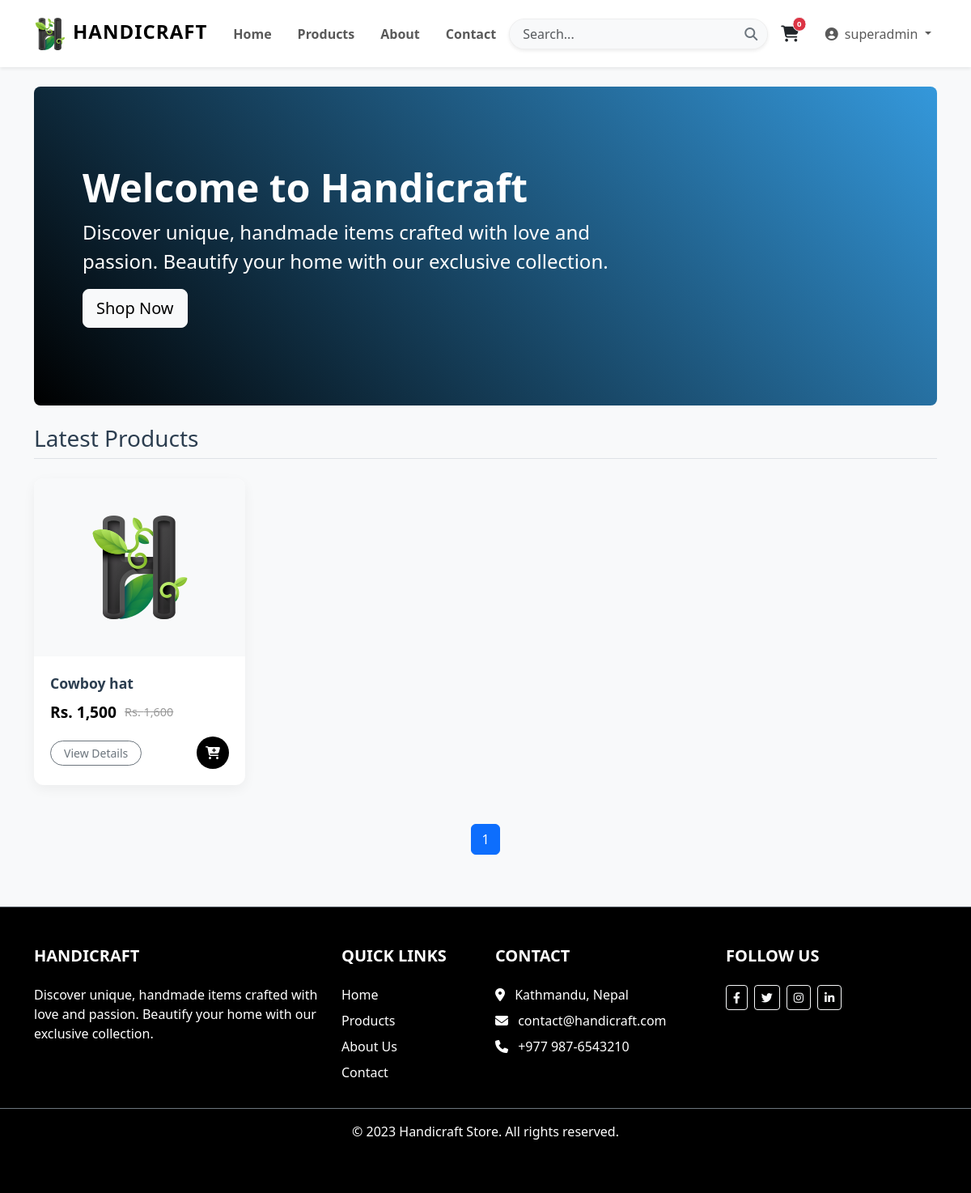
The app's page / (signed in) with its own data.
### ecomapp/models.py (models this page shows, shortened)
class Product(models.Model):
    title = models.CharField(max_length=200)
    slug = models.SlugField(unique=True)
    category = models.ForeignKey(Category, on_delete=models.CASCADE)
    image = models.ImageField(upload_to="products")
    marked_price = models.PositiveIntegerField()
    selling_price = models.PositiveIntegerField()
    description = models.TextField()
    warranty = models.CharField(max_length=300, null=True, blank=True)
    return_policy = models.CharField(max_length=300, null=True, blank=True)
    view_count = models.PositiveIntegerField(default=0)
    stock_quantity = models.PositiveIntegerField(default=0)
    created_at = models.DateTimeField(auto_now_add=True)
    updated_at = models.DateTimeField(auto_now=True)

### ecomapp/views.py (the view)
# urls.py: path("", HomeView.as_view(), name="home"),
class HomeView(EcomMixin, TemplateView):
    template_name = "home.html"
    def get_context_data(self, **kwargs):
        context = super().get_context_data(**kwargs)
        context["myname"] = "Handicraft"
        all_products = Product.objects.all().order_by("-id")
        paginator = Paginator(all_products, 8)
        page_number = self.request.GET.get("page")
        print(page_number)
        product_list = paginator.get_page(page_number)
        context["product_list"] = product_list
        return context

### ecomapp/views.py (called while the page is built, shortened)
    def dispatch(self, request, *args, **kwargs):
        cart_id = request.session.get("cart_id")
        return super().dispatch(request, *args, **kwargs)

### templates/home.html (shortened to what this page needs)
{% extends 'base.html' %}
{% load humanize %}
{% block content %}
<div class="p-5 mb-4 rounded-3 mt-4" style="background: var(--gradient-primary); color: var(--white);">
    <div class="container-fluid py-5">
        <h1 class="display-5 fw-bold">Welcome to {{ myname }}</h1>
        <p class="col-md-8 fs-4">Discover unique, handmade items crafted with love and passion. Beautify your home with our exclusive collection.</p>
        <a href="{% url 'ecomapp:allproducts' %}" class="btn btn-light btn-lg" type="button">Shop Now</a>
    </div>
</div>
{% if product_list %}
<h3 class="mb-4 border-bottom pb-2">Latest Products</h3>
<div class="row row-cols-1 row-cols-sm-2 row-cols-md-3 row-cols-lg-4 g-4">
    {% for product in product_list %}
    <div class="col">
        <div class="product-card">
            <div class="product-img-wrapper">
                <a href="{% url 'ecomapp:productdetail' product.slug %}">
                    {% if product.image %}
                    <img src="{{product.image.url}}" alt="{{product.title}}">
                    {% else %}
                    <img src="https://via.placeholder.com/200" alt="No Image">
                    {% endif %}
                </a>
            </div>
            <div class="card-body">
                <a href="{% url 'ecomapp:productdetail' product.slug %}" class="product-title text-truncate" title="{{product.title}}">
                    {{product.title}}
                </a>
                <div class="price-container">
                    <span class="current-price">Rs. {{product.selling_price|intcomma}}</span>
                    {% if product.marked_price > product.selling_price %}
                    <span class="original-price">Rs. {{product.marked_price|intcomma}}</span>
                    {% endif %}
                </div>
                <div class="d-flex justify-content-between align-items-center">
                    <a href="{% url 'ecomapp:productdetail' product.slug %}" class="btn btn-outline-secondary btn-sm rounded-pill px-3">View Details</a>
                    {% if product.stock_quantity > 0 %}
                    <button onclick="addToCart('{% url 'ecomapp:addtocart' product.id %}')" class="btn-cart-icon" title="Add to Cart">
                        <i class="fas fa-cart-plus"></i>
                    </button>
                    {% else %}
                    <button class="btn btn-secondary btn-sm rounded-circle" style="width: 40px; height: 40px;" disabled>
                        <i class="fas fa-ban"></i>
                    </button>
                    {% endif %}
                </div>
            </div>
        </div>
    </div>
    {% endfor %}
</div>
<div class="mt-5 d-flex justify-content-center">
    <nav aria-label="Page navigation">
        <ul class="pagination">
            {% for i in product_list.paginator.page_range %}
            {% if product_list.number == i %}
            <li class="page-item active"><span class="page-link">{{ i }}</span></li>
            {% else %}
            <li class="page-item"><a class="page-link" href="?page={{ i }}">{{ i }}</a></li>
            {% endif %}
            {% endfor %}
        </ul>
    </nav>
</div>
{% else %}
<p style="font-size: large;font-weight: 800;text-align: center; margin: auto ;">No Product Available</p>
{% endif %}
{% endblock %}

### templates/base.html (shortened to what this page needs)
{% load static %}
<!DOCTYPE html>
<html lang="en">
    <head>
        <link href="https://cdn.jsdelivr.net/npm/bootstrap@5.3.0/dist/css/bootstrap.min.css" rel="stylesheet">
        <link rel="stylesheet" href="https://cdnjs.cloudflare.com/ajax/libs/font-awesome/6.4.0/css/all.min.css">
    </head>
    <body>
        <nav class="navbar navbar-expand-lg navbar-light bg-white sticky-top shadow-sm py-3">
            <div class="container">
                <a class="navbar-brand fw-bold text-uppercase" href="{% url 'ecomapp:home' %}" style="letter-spacing: 1px;">
                    <img src="{% static 'icon.png' %}" alt="icon" width="40" height="40" class="d-inline-block align-text-top me-2">Handicraft
                </a>
                <div class="collapse navbar-collapse" id="navbarNav">
                    <ul class="navbar-nav me-auto mb-2 mb-lg-0 fw-semibold">
                        <li class="nav-item"><a class="nav-link px-3" href="{% url 'ecomapp:home' %}">Home</a></li>
                        <li class="nav-item"><a class="nav-link px-3" href="{% url 'ecomapp:allproducts' %}">Products</a></li>
                        <li class="nav-item"><a class="nav-link px-3" href="{% url 'ecomapp:about' %}">About</a></li>
                        <li class="nav-item"><a class="nav-link px-3" href="{% url 'ecomapp:contact' %}">Contact</a></li>
                    </ul>
                    <form class="d-none d-lg-flex me-3" action="{% url 'ecomapp:search' %}" method="GET">
                        <div class="input-group shadow-sm rounded-pill overflow-hidden bg-light" style="border: 1px solid #eee; width: 20em;">
                            <input class="form-control border-0 bg-light ps-3" type="search" name="keyword" placeholder="Search..." aria-label="Search" style="box-shadow: none;">
                            <button class="btn btn-link text-secondary border-0 bg-light" type="submit">
                                <i class="fas fa-search"></i>
                            </button>
                        </div>
                    </form>
                    <a class="nav-link position-relative me-4 text-dark d-none d-lg-block" href="{% url 'ecomapp:mycart' %}">
                        <i class="fas fa-shopping-cart fa-lg"></i>
                        <span class="badge rounded-pill bg-danger position-absolute top-0 start-100 translate-middle border border-light rounded-circle cart-cnt" style="font-size: 0.6rem; padding: 0.35em 0.5em;">
                            {% if request.cart %}
                            {{ request.cart.cartproduct_set.count }}
                            {% else %}
                            0
                            {% endif %}
                        </span>
                    </a>
                    <ul class="navbar-nav border-lg-0 mt-2 mt-lg-0 pt-2 pt-lg-0 gap-2">
                        {% if request.user.is_authenticated %}
                        <li class="nav-item dropdown">
                            <a class="nav-link dropdown-toggle" href="#" id="navbarDropdown" role="button" data-bs-toggle="dropdown">
                                <i class="fas fa-user-circle me-1"></i> {{ request.user.username }}
                            </a>
                        </li>
                        {% endif %}
                    </ul>
                </div>
            </div>
        </nav>
        <div class="container" style="min-height: 60vh;">
            {% block content %}{% endblock %}
        </div>
        <footer class="footer mt-5 py-5 border-top border-secondary ">
            <div class="container">
                <div class="row ">
                    <div class="col-lg-4 col-md-6 mb-4 mb-md-0">
                        <h5 class="text-uppercase mb-4 fw-bold">Handicraft</h5>
                        <p>
                            Discover unique, handmade items crafted with love and passion.
                            Beautify your home with our exclusive collection.
                        </p>
                    </div>
                    <div class="col-lg-2 col-md-6 mb-4 mb-md-0">
                        <h5 class="text-uppercase mb-4 fw-bold">Quick Links</h5>
                        <ul class="list-unstyled mb-0">
                            <li class="mb-2"><a href="{% url 'ecomapp:home' %}" class="text-white text-decoration-none">Home</a></li>
                            <li class="mb-2"><a href="{% url 'ecomapp:allproducts' %}" class="text-white text-decoration-none">Products</a></li>
                            <li class="mb-2"><a href="{% url 'ecomapp:about' %}" class="text-white text-decoration-none">About Us</a></li>
                            <li class="mb-2"><a href="{% url 'ecomapp:contact' %}" class="text-white text-decoration-none">Contact</a></li>
                        </ul>
                    </div>
                    <div class="col-lg-3 col-md-6 mb-4 mb-md-0">
                        <h5 class="text-uppercase mb-4 fw-bold">Contact</h5>
                        <ul class="list-unstyled mb-0">
                            <li class="mb-2"><i class="fas fa-map-marker-alt me-2"></i> Kathmandu, Nepal</li>
                            <li class="mb-2"><i class="fas fa-envelope me-2"></i> contact@handicraft.com</li>
                            <li class="mb-2"><i class="fas fa-phone me-2"></i> +977 987-6543210</li>
                        </ul>
                    </div>
                    <div class="col-lg-3 col-md-6 mb-4 mb-md-0">
                        <h5 class="text-uppercase mb-4 fw-bold">Follow Us</h5>
                        <div class="d-flex gap-2">
                            <a href="#" class="btn btn-outline-light btn-sm"><i class="fab fa-facebook-f"></i></a>
                            <a href="#" class="btn btn-outline-light btn-sm"><i class="fab fa-twitter"></i></a>
                            <a href="#" class="btn btn-outline-light btn-sm"><i class="fab fa-instagram"></i></a>
                            <a href="#" class="btn btn-outline-light btn-sm"><i class="fab fa-linkedin-in"></i></a>
                        </div>
                    </div>
                </div>
            </div>
            <div class="text-center p-3 mt-4 border-top border-secondary" style="background-color: rgba(0, 0, 0, 0.05);">
                &copy; 2023 Handicraft Store. All rights reserved.
            </div>
        </footer>
        <div class="toast-container position-fixed bottom-0 end-0 p-3">
        </div>
    </body>
</html>

### templates/base.html (style rules this page uses)
:root { --primary-color: #000000; --secondary-color: #3498db; --accent-color: #27ae60; --danger-color: #e74c3c; --warning-color: #f39c12; --light-bg: #f8f9fa; --white: #ffffff; --dark-text: #2c3e50; --gray-text: #6c757d; --gradient-primary: linear-gradient(45deg, var(--primary-color), var(--secondary-color)); --gradient-header: linear-gradient(to left, var(--white), var(--primary-color), var(--white)); --gradient-section: linear-gradient(to right, var(--primary-color), var(--white)); }
body { font-family: 'Segoe UI', Tahoma, Geneva, Verdana, sans-serif; background-color: var(--light-bg); color: var(--dark-text); }
.navbar-brand { font-weight: bold; font-size: 1.5rem; color: var(--primary-color) !important; }
.footer { background-color: var(--primary-color); color: var(--white); padding: 40px 0; margin-top: 50px; }

### templates/home.html (style rules this page uses)
.product-card { border: none; border-radius: 12px; transition: all 0.3s ease; background: #fff; overflow: hidden; height: 100%; box-shadow: 0 5px 15px rgba(0,0,0,0.05); }
.product-img-wrapper { height: 220px; display: flex; align-items: center; justify-content: center; background-color: #f8f9fa; position: relative; overflow: hidden; padding: 20px; }
.product-img-wrapper img { max-height: 100%; max-width: 100%; object-fit: contain; transition: transform 0.5s ease; }
.product-title { font-size: 1.1rem; font-weight: 600; margin-bottom: 0.5rem; color: var(--dark-text); text-decoration: none; display: block; }
.price-container { display: flex; align-items: center; gap: 10px; margin-bottom: 1rem; }
.btn-cart-icon { width: 40px; height: 40px; border-radius: 50%; display: flex; align-items: center; justify-content: center; background-color: var(--primary-color); color: white; border: none; transition: background-color 0.2s; }
.current-price { font-size: 1.2rem; font-weight: 700; color: var(--primary-color); }
.card-body { padding: 1.25rem; }
.original-price { font-size: 0.9rem; text-decoration: line-through; color: #999; }

### records on screen
Product: image (picture), title "Cowboy hat", selling_price "1,500", marked_price "1,600"

### other values on screen
{{ request.user.username }} "superadmin"
{{ myname }} "Handicraft"
{{ i }} "1"
